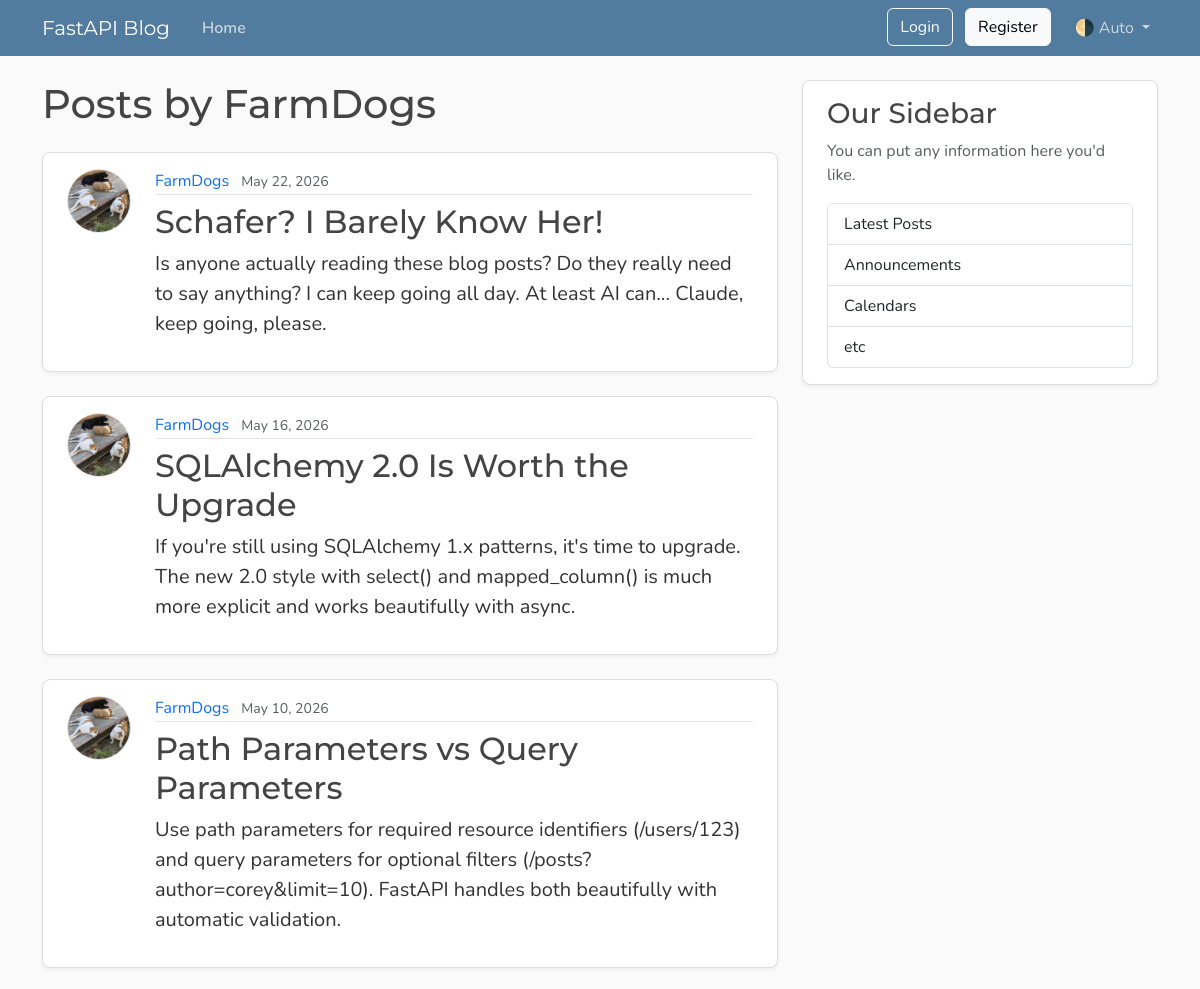
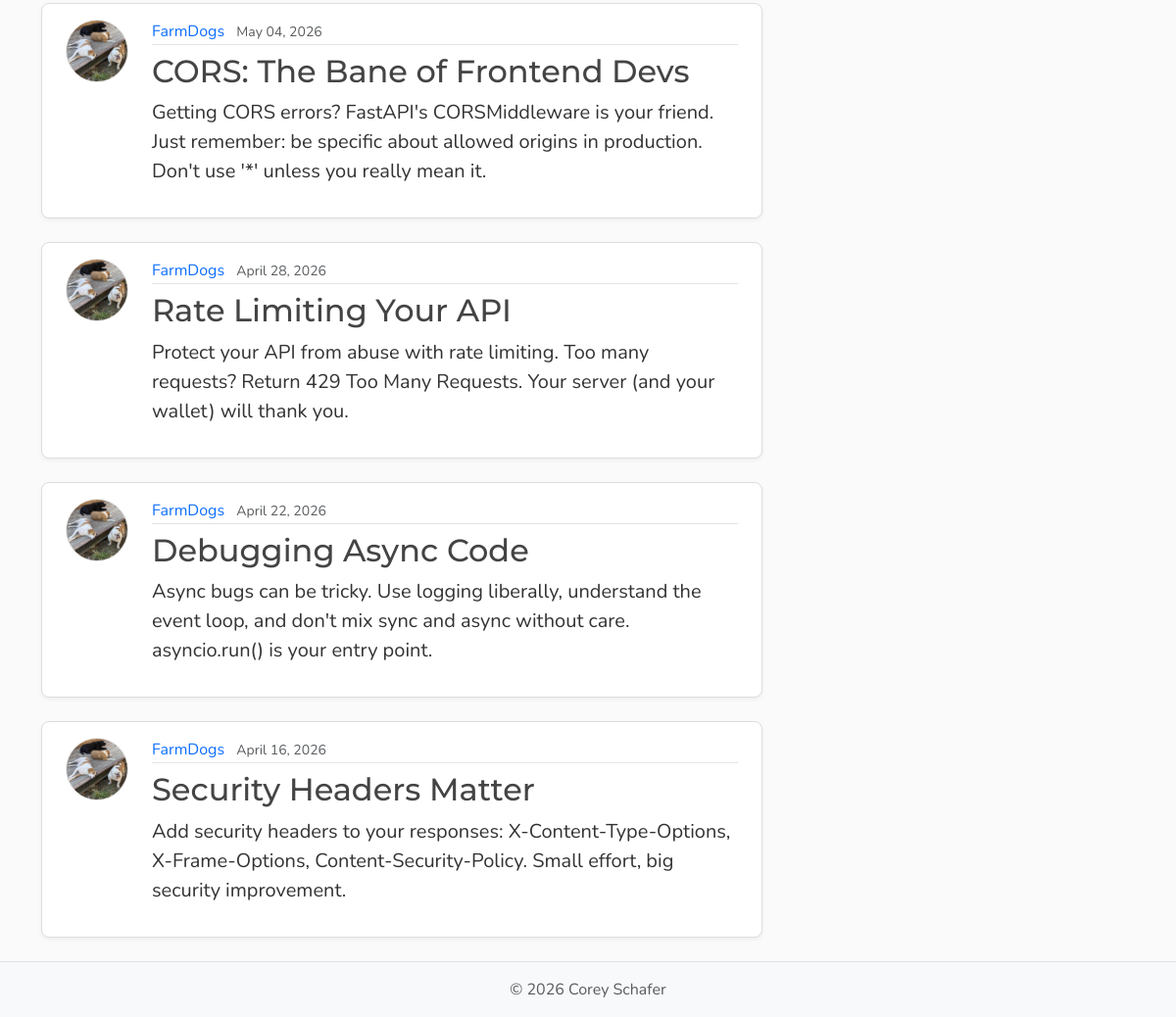
Screenshot of /users/4/posts with the database file from the repository (2 pictures, top to bottom).
### models.py (models this page shows, shortened)
class User(base):
    __tablename__ = "users"
    id: Mapped[int] = mapped_column(Integer, primary_key=True, index=True)
    username: Mapped[str] = mapped_column(String(50), unique=True, nullable=False)
    email: Mapped[str] = mapped_column(String(120), unique=True, nullable=False)
    password_hash : Mapped[str] =  mapped_column(String(200), nullable=False)
    image_file: Mapped[str | None] = mapped_column(
        String(200),
        nullable=True,
        default=None,
    )
    posts: Mapped[list[Post]] = relationship(back_populates="author",cascade="all, delete-orphan")

class Post(base):
    __tablename__ = "posts"
    id: Mapped[int] = mapped_column(Integer, primary_key=True, index=True)
    title: Mapped[str] = mapped_column(String(100), nullable=False)
    content: Mapped[str] = mapped_column(Text, nullable=False)
    user_id: Mapped[int] = mapped_column(
        ForeignKey("users.id"),
        nullable=False,
        index=True,
    )
    date_posted: Mapped[datetime] = mapped_column(
        DateTime(timezone=True),
        default=lambda: datetime.now(UTC),
    )
    author: Mapped[User] = relationship(back_populates="posts")

### main.py (the view)
@app.get("/users/{user_id}/posts", include_in_schema=False, name="user_posts")
async def user_posts_page(
    request: Request,
    user_id: int,
    db: Annotated[AsyncSession, Depends(get_db)],
):
    result = await db.execute(select(models.User).where(models.User.id == user_id))
    user = result.scalars().first()
    if not user:
        raise HTTPException(
            status_code=status.HTTP_404_NOT_FOUND,
            detail="User not found",
        )
    result = await db.execute(
        select(models.Post)
        .options(selectinload(models.Post.author))
        .where(models.Post.user_id == user_id).order_by(models.Post.date_posted.desc()),
    )
    posts = result.scalars().all()
    return templates.TemplateResponse(
        request,
        "user_posts.html",
        {"posts": posts, "user": user, "title": f"{user.username}'s Posts"},
    )

### templates/user_posts.html (shortened to what this page needs)
{% extends "layout.html" %}
{% block content %}
<h1 class="mb-4">Posts by {{ user.username }}</h1>
<div id="postsContainer">
  {% for post in posts %}
  <article class="content-section py-3 px-4 mb-4">
    <div class="d-flex align-items-start gap-4">
      <img class="rounded-circle article-img flex-shrink-0" src="{{ post.author.image_path }}"
        alt="{{ post.author.username }}'s profile picture" width="64" height="64" loading="lazy">
      <div class="flex-grow-1">
        <div class="article-metadata mb-2">
          <a class="me-2" href="{{ url_for('user_posts', user_id=post.author.id) }}">{{ post.author.username }}</a>
          <small class="text-body-secondary">{{ post.date_posted.strftime("%B %d, %Y") }}</small>
        </div>
        <h2>
          <a class="article-title" href="{{ url_for('post_page', post_id=post.id) }}">{{ post.title }}</a>
        </h2>
        <p class="article-content">{{ post.content }}</p>
      </div>
    </div>
  </article>
  {% else %}
  <p class="text-body-secondary">No posts by this user yet.</p>
  {% endfor %}
</div>
{% endblock content %}

### static/css/main.css (style rules this page uses)
:root { --font-heading: "Montserrat", system-ui, -apple-system, BlinkMacSystemFont, sans-serif; --font-body: "Nunito", system-ui, -apple-system, BlinkMacSystemFont, sans-serif; --color-bg-body: #fafafa; --color-bg-content: #ffffff; --color-text-primary: #333333; --color-text-heading: #444444; --color-steel: #527c9f; --color-nav-link: #cbd5db; --color-nav-link-hover: #ffffff; --color-link-hover: #428bca; --color-border: #dddddd; --color-border-light: #e3e3e3; --spacing-xl: 5rem; --article-img-size: 4rem; --account-img-size: 7.813rem; }
body { font-family: var(--font-body); background: var(--color-bg-body); color: var(--color-text-primary); }
h1, h2, h3, h4, h5, h6 { font-family: var(--font-heading); color: var(--color-text-heading); }
a { text-decoration: none; }
.content-section { background: var(--color-bg-content); border: 1px solid var(--color-border); border-radius: 0.5rem; box-shadow: 0 2px 4px rgba(15, 23, 42, 0.05); transition: box-shadow 0.15s ease, transform 0.15s ease, border-color 0.15s ease; }
.article-title { color: var(--color-text-heading); transition: color 0.2s ease-in-out; }
.article-content { white-space: pre-line; font-size: 1.25rem; }
.article-img { height: var(--article-img-size); width: var(--article-img-size); flex-shrink: 0; object-fit: cover; border: 1px solid var(--color-border-light); box-shadow: 0 0 0 2px var(--color-bg-content); }
.article-metadata { padding-bottom: 0.063rem; border-bottom: 1px solid var(--color-border-light); }
.article-metadata a { transition: color 0.2s ease-in-out; }

### rows the page displays
User: username "FarmDogs"
Post: author.image_path (picture), author.username "FarmDogs", date_posted "May 22, 2026", title "Schafer? I Barely Know Her!", content "Is anyone actually reading these blog posts? Do they really need to say anything? I can keep going all day. At least AI can... Claude, keep going, please."
Post: author.image_path (picture), author.username "FarmDogs", date_posted "May 16, 2026", title "SQLAlchemy 2.0 Is Worth the Upgrade", content "If you're still using SQLAlchemy 1.x patterns, it's time to upgrade. The new 2.0 style with select() and mapped_column() is much more explicit and works beautifully with async."
Post: author.image_path (picture), author.username "FarmDogs", date_posted "May 10, 2026", title "Path Parameters vs Query Parameters", content "Use path parameters for required resource identifiers (/users/123) and query parameters for optional filters (/posts?author=corey&limit=10). FastAPI handles both beautifully with automatic validation."
Post: author.image_path (picture), author.username "FarmDogs", date_posted "May 04, 2026", title "CORS: The Bane of Frontend Devs", content "Getting CORS errors? FastAPI's CORSMiddleware is your friend. Just remember: be specific about allowed origins in production. Don't use '*' unless you really mean it."
Post: author.image_path (picture), author.username "FarmDogs", date_posted "April 28, 2026", title "Rate Limiting Your API", content "Protect your API from abuse with rate limiting. Too many requests? Return 429 Too Many Requests. Your server (and your wallet) will thank you."
Post: author.image_path (picture), author.username "FarmDogs", date_posted "April 22, 2026", title "Debugging Async Code", content "Async bugs can be tricky. Use logging liberally, understand the event loop, and don't mix sync and async without care. asyncio.run() is your entry point."
Post: author.image_path (picture), author.username "FarmDogs", date_posted "April 16, 2026", title "Security Headers Matter", content "Add security headers to your responses: X-Content-Type-Options, X-Frame-Options, Content-Security-Policy. Small effort, big security improvement."
